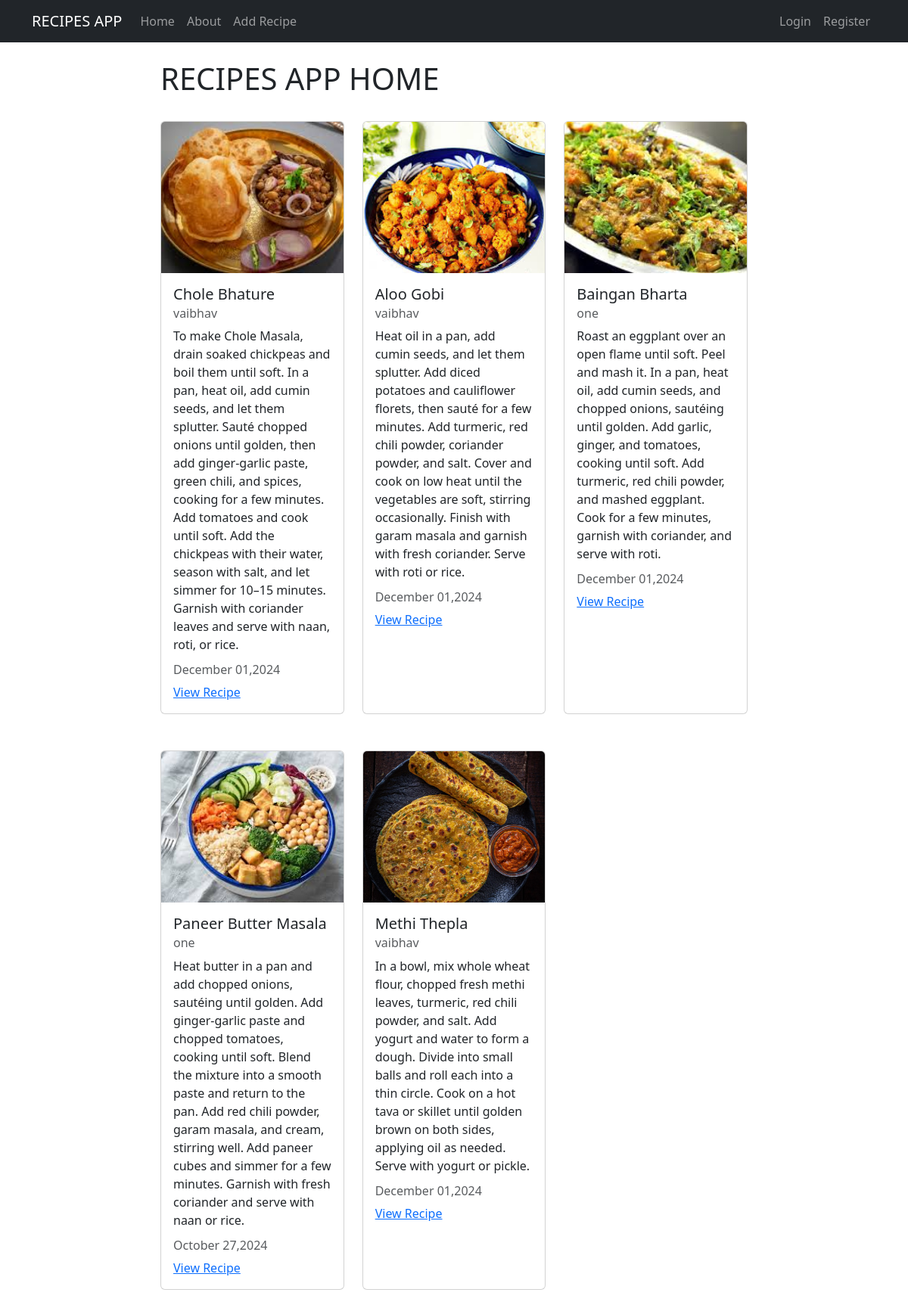
The page / on the database its author committed.
### recipes/models.py (models this page shows, shortened)
class Recipe(models.Model):
    title=models.CharField(max_length=100)
    description= models.TextField()
    author= models.ForeignKey(User , on_delete=models.CASCADE)
    created_at= models.DateTimeField(auto_now_add=True)
    updated_at=models.DateTimeField(auto_now=True)
    image= models.ImageField(upload_to='recipe_images/',null=True ,blank=True)

### recipes/views.py (the view)
# urls.py: path('', views.RecipeListView.as_view() ,name="recipes-home"),
class RecipeListView(ListView):
    model = models.Recipe
    template_name ='recipes/home.html'
    context_object_name = 'recipes'

### recipes/templates/recipes/home.html (shortened to what this page needs)
{% extends 'recipes/base.html' %}
{% load static %}
    {% block content%}
    <h1>RECIPES APP HOME</h1>
    <div class="row d-flex">
    {% for recipe in recipes %}
      <div class="col-md-4 d-flex">
        <div class="card my-4 flex-fill" style="width: 100%;">
          {% if recipe.image %}
          <img src="{{ recipe.image.url }}" class="card-img-top" alt="{{ recipe.title }}" style="width: 100%; height: 200px; object-fit: cover;">
        {% else %}
          <img src="{% static 'default_image.jpg' %}" class="card-img-top" alt="Default Image" style="width: 100%; height: 200px; object-fit: cover;">
        {% endif %}
            <div class="card-body" >
              <h5 class="card-title">{{recipe.title}}</h5>
              <h6 class="card-subtitle mb-2 text-body-secondary">{{recipe.author}}</h6>
              <p class="card-text">{{recipe.description}}</p>
              <h6 class="card-subtitle mb-2 text-body-secondary">{{recipe.updated_at | date:"F d,Y"}}</h6>
              <a href="{% url 'recipe-detail' recipe.pk %}" class="card-link">View Recipe</a>
            </div>
          </div>
      </div>
    {% endfor%}
    {% endblock content %}

### rows shown on the page
Recipe: image (picture), title "Chole Bhature", author "vaibhav", description "To make Chole Masala, drain soaked chickpeas and boil them until soft. In a pan, heat oil, add cumin seeds, and let them splutter. Sauté chopped onions until golden, then add ginger-garlic paste, green chili, and spices, cooking for a few minutes. Add tomatoes and cook until soft. Add the chickpeas with their water, season with salt, and let simmer for 10–15 minutes. Garnish with coriander leaves and serve with naan, roti, or rice.", updated_at "December 01,2024"
Recipe: image (picture), title "Aloo Gobi", author "vaibhav", description "Heat oil in a pan, add cumin seeds, and let them splutter. Add diced potatoes and cauliflower florets, then sauté for a few minutes. Add turmeric, red chili powder, coriander powder, and salt. Cover and cook on low heat until the vegetables are soft, stirring occasionally. Finish with garam masala and garnish with fresh coriander. Serve with roti or rice.", updated_at "December 01,2024"
Recipe: image (picture), title "Baingan Bharta", author "one", description "Roast an eggplant over an open flame until soft. Peel and mash it. In a pan, heat oil, add cumin seeds, and chopped onions, sautéing until golden. Add garlic, ginger, and tomatoes, cooking until soft. Add turmeric, red chili powder, and mashed eggplant. Cook for a few minutes, garnish with coriander, and serve with roti.", updated_at "December 01,2024"
Recipe: title "Paneer Butter Masala", author "one", description "Heat butter in a pan and add chopped onions, sautéing until golden. Add ginger-garlic paste and chopped tomatoes, cooking until soft. Blend the mixture into a smooth paste and return to the pan. Add red chili powder, garam masala, and cream, stirring well. Add paneer cubes and simmer for a few minutes. Garnish with fresh coriander and serve with naan or rice.", updated_at "October 27,2024"
Recipe: image (picture), title "Methi Thepla", author "vaibhav", description "In a bowl, mix whole wheat flour, chopped fresh methi leaves, turmeric, red chili powder, and salt. Add yogurt and water to form a dough. Divide into small balls and roll each into a thin circle. Cook on a hot tava or skillet until golden brown on both sides, applying oil as needed. Serve with yogurt or pickle.", updated_at "December 01,2024"
